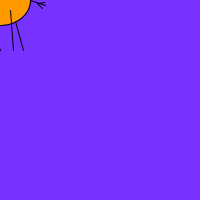
Frame 1 (no input)
Frame 60 (the mouse pressed at the canvas centre just before this capture): identical to frame 1, image omitted
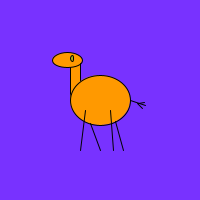
Frame 120 (the mouse held since frame 60 and released just before this capture)

The Processing sketch that drew these frames (run headless with seeded random() and noise(); from frame 60 on, the mouse is pressed at the canvas centre):

// Processing sketch: processing_14095
// ── processing_14095.pde

//sketch for lama that moves with your mouse, the eye colour changes for the position and if you click a head apears

void setup (){
  // size window
  size(200,200);
  }
void draw (){
  // blue background and colour for fill
  background(120,50,255);
  fill(255,153,0);
  
  // ellipse in center mode
  ellipseMode(CENTER);
  
  //neck and head
  rect(mouseX-30,mouseY-40,10,40);
  ellipse(mouseX-33,mouseY-40,30,15);
  
  // body
  ellipse(mouseX,mouseY,60,50);
  
  //legs
  line(mouseX-15,mouseY+10,mouseX-20,mouseY+50);
  line(mouseX-10,mouseY+23,mouseX,mouseY+50);
  line(mouseX+10,mouseY+10,mouseX+13,mouseY+50);
  line(mouseX+15,mouseY+21,mouseX+23,mouseY+50);
  
  //tail
  line(mouseX+30,mouseY,mouseX+45,mouseY+5);
  line(mouseX+38,mouseY+3,mouseX+44,mouseY+2);
  line(mouseX+37,mouseY+3,mouseX+42,mouseY+8);
  
  //eye
  fill(mouseX+75,mouseY+75,20);
  ellipse(mouseX-28,mouseY-42,3,6);
}
//when the mouse is pressed
void mousePressed(){
  //hat
  fill(50,255,100);
  triangle(mouseX-35,mouseY-42,mouseX-25,mouseY-60,mouseX-15,mouseY-42);
}

                
                                
